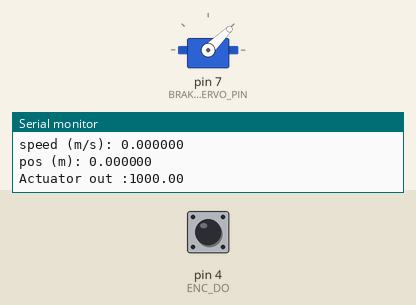
A sketch run on a simulated Teensy 4. Parts: servo, the last lines printed to the serial monitor. The inputs (shaded band) are chosen by the test bench; at power-on: pin 4 (ENC_DO) HIGH.

Above: at 1.2 s.
1.3 s: pin 4 (ENC_DO) pulsed LOW 5 times (0.12 s each, 0.3 s apart)
At 1.73 s:
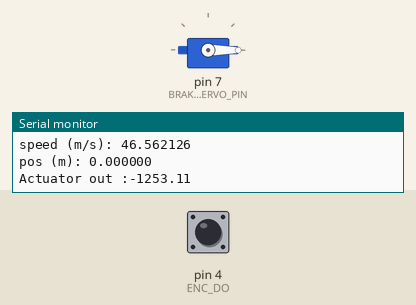
Timing chart, 0 to 4.3 s (numbered marks = the images above; inputs shaded):
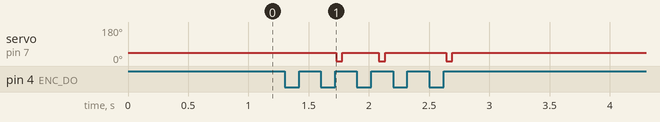

The sketch:

Winch_Controller.ino
```cpp
#include "Winch_Libraries.h"
#include "Pin_Assignments.h"
#include "Magnetic_Encoder.h"
#include "PID.h"

int32_t l_bound = 0;
int32_t u_bound = 20;
int32_t i_l_bound = -10;
int32_t i_u_bound = 10;

struct control_array speed_PID_vals;
struct encoder_data enc_drum;

Servo brake_servo;
PID speed_controller = PID(l_bound, u_bound, i_l_bound, i_u_bound, true);

void setup() {
  Serial.begin(115200);
  speed_controller.setConstants(1.0, 0.0, 0.0);
  speed_controller.begin(1000, 15000, 5, &speed_PID_vals);

  enc_drum.drum_radius_m = 7.5*0.001;
  enc_drum.states_per_turn = 80;

  encoderSetup(&enc_drum);
  brake_servo.attach(BRAKE_SERVO_PIN);

}

void loop() {

  calcEncData(&enc_drum);
  speed_PID_vals.target_val = 1.5;
  speed_PID_vals.current_val = enc_drum.speed_mps;
  Serial.print("speed (m/s): ");
  Serial.println(enc_drum.speed_mps, 6);
  Serial.print("pos (m): ");
  Serial.println(enc_drum.position_m, 6);
  Serial.print("Actuator out :");
  Serial.println(speed_PID_vals.return_val*1000/u_bound + 1000);
  brake_servo.writeMicroseconds(speed_PID_vals.return_val*1000/u_bound + 1000);
  delay(50);

}
```

Magnetic_Encoder.cpp
```cpp
#include "Winch_Libraries.h"
#include "Pin_Assignments.h"
#include "Magnetic_Encoder.h"


#define ENCODER_POSITION_SAMPLES 500

double read_time_uS = 0;


void encoderSetup(struct encoder_data * feedback_data) {
  pinMode(ENC_CSN, OUTPUT);
  pinMode(ENC_CLK, OUTPUT);
  pinMode(ENC_DO, INPUT);

  //Let's start here
  digitalWrite(ENC_CLK, HIGH);
  digitalWrite(ENC_CSN, HIGH);

  feedback_data->position_m = 0;
  feedback_data->prev_state = readEncSensor();
  feedback_data->rotary_state = 0;

  read_time_uS = micros();
}

void calcEncData (struct encoder_data * feedback_data) {

  unsigned int current_pos = readEncSensor();
  unsigned long prev_pos = feedback_data->prev_state;
  int  current_rote = feedback_data->rotary_state;
  int delta_pos;

  /*
  if((current_pos < 3500) && (current_pos > 500)){
    current_pos = 0;
    for (int x = 0; x < ENCODER_POSITION_SAMPLES; x++){
      current_pos += readEncSensor();
    }
    current_pos /= ENCODER_POSITION_SAMPLES;
  }*/

  if (((int)current_pos-(int)prev_pos) < -2000){
    current_rote += 1;
    delta_pos = feedback_data->states_per_turn - (int)prev_pos + (int)current_pos;
  }
  else if (((int)current_pos-(int)prev_pos) > 2000) {
    current_rote -= 1;
    delta_pos = (int)current_pos - feedback_data->states_per_turn - (int)prev_pos;
  }
  else {
    delta_pos = (int)current_pos - (int)prev_pos;
  }

  //CCW rotation

  double current_time_uS = micros();
  double time_step_uS = (current_time_uS - read_time_uS);


  Serial.print(current_rote);
  Serial.print(" | ");
  Serial.print(feedback_data->speed_rps);
  Serial.print(" | ");
  Serial.print(current_pos);
  Serial.print(" | ");
  Serial.println(feedback_data->position_m*100, 3);

  feedback_data->speed_rps = ((delta_pos*1000000.0)/((feedback_data->states_per_turn)*time_step_uS));
  feedback_data->speed_mps = (feedback_data->speed_rps) * 2 * PI * (feedback_data->drum_radius_m);
  feedback_data->position_m = (feedback_data->position_m) + (feedback_data->speed_mps)*time_step_uS/1000000.0;

  feedback_data->prev_state = current_pos;
  feedback_data->rotary_state = current_rote;
  read_time_uS = current_time_uS;

}

unsigned int readEncSensor(){

  unsigned int data_out = 0;

  digitalWrite(ENC_CSN, LOW);
  delayMicroseconds(1); //Waiting for Tclkfe

  //Passing 12 times, from 0 to 11
  for(int x=0; x<12; x++){
    digitalWrite(ENC_CLK, LOW);
    delayMicroseconds(1); //Tclk/2
    digitalWrite(ENC_CLK, HIGH);
    delayMicroseconds(1); //Tdo valid, like Tclk/2
    data_out = (data_out << 1) | digitalRead(ENC_DO); //shift all the entering data to the left and past the pin state to it. 1e bit is MSB
  }

  digitalWrite(ENC_CSN, HIGH); //deselects the encoder from reading
  //Serial.println(data_out);

  return data_out;

}
```

Magnetic_Encoder.h
```cpp
#ifndef _MAGENC_H
#define _MAGENC_H

//function declarations

void encoderSetup(struct encoder_data * feedback_data);
void calcEncData(struct encoder_data * feedback_data);
unsigned int readEncSensor();

//structures

typedef struct encoder_data{
  //data in
  float drum_radius_m;
  uint16_t states_per_turn;

  //data out
  float speed_mps;
  float speed_rps;
  float position_m = 0;
  unsigned int prev_state = 0;
  unsigned int rotary_state = 0;
}encoder_data;


#endif
```

PID.cpp
```cpp
#include "Winch_Libraries.h"
#include "PID.h"

int32_t PID::_u_bound;
int32_t PID::_l_bound;
int32_t PID::_i_u_bound;
int32_t PID::_i_l_bound;

bool PID::_bounds_valid;
bool PID::_gains_valid;
bool PID::_derivative_valid;

struct gain_vals PID::_gains;
struct control_array * PID::_control_vals;

int32_t PID::_time_step_uS;
double PID::_integrator;

float PID::_filter_pole;
float PID::_derivative_scale_factor;
double * PID::_filter_memory;
uint8_t PID::_derivative_sample_size;


PID::PID(int32_t l_bound, int32_t u_bound, int32_t integrator_l_bound, int32_t integrator_u_bound, bool anti_windup_state)  {
  Serial.println("Initialization FUCKING WORKS!!! O.O");
  _u_bound = u_bound;
  _l_bound = l_bound;
  if (anti_windup_state == true && (integrator_u_bound > integrator_l_bound)) {
    _i_u_bound = integrator_u_bound;
    _i_l_bound = integrator_l_bound;
  }
  else {
    _i_u_bound = _i_l_bound = 0;
  }

  if (_u_bound > l_bound)
    _bounds_valid = true;
  else
    _bounds_valid = false;
}

void PID::setConstants(float kP, float kI, float kD) {
  Serial.println("Setting constants FUCKING WORKS!!! O.O");
  _gains.kP = kP;
  _gains.kI = kI;
  _gains.kD = kD;
  if((_gains.kP != 0) || (_gains.kI != 0) || (_gains.kD != 0))
    _gains_valid = true;
  else
    _gains_valid = false;
}


bool PID::begin(float control_freq_Hz, float filter_pole_Rads, uint16_t time_constants, struct control_array * control_vals){
  Serial.println("Begin function FUCKING WORKS!!! O.O");
  if (_gains_valid == false || _bounds_valid == false || control_vals == NULL || filter_pole_Rads == 0){
    return false;
  }
  else{
    Serial.println("Validation FUCKING WORKS!!! O.O");
    _control_vals = control_vals;
    _integrator = 0;
    _time_step_uS = (int32_t)(1000000.0/control_freq_Hz);
    _filter_pole = filter_pole_Rads;
    _derivative_sample_size = (uint8_t)(time_constants * control_freq_Hz / filter_pole_Rads);
    _filter_memory = (double *)malloc(_derivative_sample_size*sizeof(double));
    _derivative_valid = (findScaleFactor() && _filter_memory != NULL);

    if(_filter_memory != NULL){
      for (uint8_t i = 0; i < _derivative_sample_size; i++)
        _filter_memory[i] = 0.0;
    }
    mainLoop.begin(PID::controlLoop, _time_step_uS);
    return true;
  }
}


void PID::controlLoop() {

  double error = (_control_vals->target_val) - (_control_vals->current_val);
  double exp_factor;
  double derivative_factor;
  double filtered_derivative = 0;
  double pid_out;


  for (uint8_t i = 1; i < _derivative_sample_size; i++){
    _filter_memory[i] = _filter_memory[i-1];
  }
  _filter_memory[0] = error;

  if (_derivative_valid == true){
    for(uint8_t i = 1; i <_derivative_sample_size; i++){
      exp_factor = (_filter_pole/_derivative_scale_factor)*exp(-1.0*_filter_pole*_time_step_uS*i/1000000.0);
      derivative_factor = (_filter_memory[i-1] - _filter_memory[i])*1000000.0/_time_step_uS;
      filtered_derivative += exp_factor * derivative_factor;
    }
  }

  if(_gains_valid == true && _bounds_valid == true)
    pid_out = _gains.kP * error + _gains.kD * filtered_derivative;
  else
    pid_out = 0;

  if (pid_out > _u_bound)
    pid_out = _u_bound;
  if (pid_out > _l_bound)
    pid_out = _l_bound;

  _control_vals->return_val = pid_out;
}

bool PID::findScaleFactor(){
  float exp_sum = 0;
  for(uint8_t i = 1; i <= _derivative_sample_size; i++){
    exp_sum += (_time_step_uS/1000000.0)*_filter_pole*exp(-1.0*_filter_pole*_time_step_uS*i/1000000.0);
  }
  if (exp_sum >= 0.4){
    _derivative_scale_factor = exp_sum;
    return true;
  }
  else
    return false;
}
```

PID.h
```cpp
#ifndef _PID_H
#define _PID_H

//structures

typedef struct gain_vals{
  float kP;
  float kI;
  float kD;
  float kU;
} gain_vals;

typedef struct control_array{
  double return_val;
  double target_val;
  double current_val;
}control_array;


//class declarations:

class PID {
public:
  PID(int32_t u_bound, int32_t l_bound, int32_t integrator_u_bound, int32_t integrator_l_bound, bool anti_windup_state);
  void setConstants(float kP, float kI, float kD);
  bool begin(float control_freq_Hz, float filter_pole_Rads, uint16_t time_constants, struct control_array * control_vals);
  bool findScaleFactor();
  static void controlLoop();

private:
  static int32_t _u_bound;
  static int32_t _l_bound;
  static int32_t _i_u_bound;
  static int32_t _i_l_bound;

  static int32_t _time_step_uS;

  static struct gain_vals _gains;
  static struct control_array * _control_vals;

  static bool _bounds_valid;
  static bool _gains_valid;
  static bool _derivative_valid;

  static double _integrator;

  static float _filter_pole;
  static float _derivative_scale_factor;
  static double * _filter_memory;
  static uint8_t _derivative_sample_size;

  IntervalTimer mainLoop;

};


#endif
```

Pin_Assignments.h
```cpp
#ifndef _PINASSIGNMENTS_H
#define _PINASSIGNMENTS_H

//drum encoder
#define ENC_CSN 2
#define ENC_CLK 3
#define ENC_DO  4

//motors & servos
#define BRAKE_SERVO_PIN 7
#define REEL_MOTOR_PIN 5

//Receiver
#define RCRX 6

#endif
```

Winch_Libraries.h
```cpp
#ifndef _Libraries_H
#define _Libraries_H

//math libraries

#include <stdint.h>

//RF Libraries
#include <nRF24L01.h>
#include <RF24.h>

//PID libraries

#include <Encoder.h>

//Brake controller libraries

#include <Servo.h>

#endif
```

Measured:
- after the input at 1.3 s, servo on pin 7 (BRAKE_SERVO_PIN): goes 0° 0.05 s, 44° 0.30 s, 0° 0.05 s, 44° 0.51 s, 0° 0.05 s, then 44°, starting after 0.43 s
